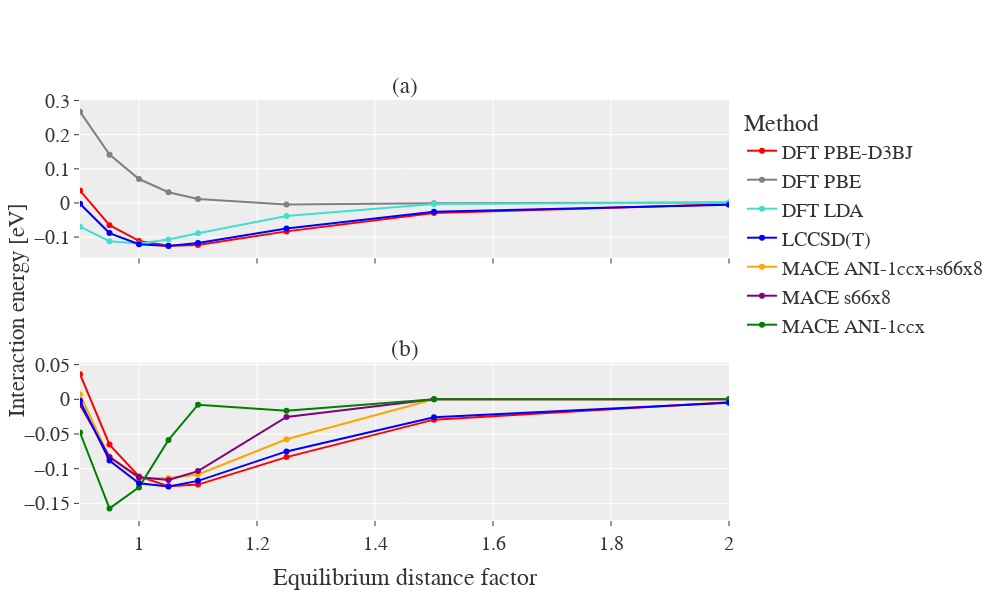

Notebook code cell kept with this figure:
### Code cell
fig_c.show()

### Figure 1 — Plotly figure (JSON) as saved in the notebook; plotly's stock layout.template omitted (floating-point values rounded to 4 significant figures)
{"data": [{"line": {"color": "red"}, "name": "DFT PBE-D3BJ", "type": "scatter", "x": [0.9, 0.95, 1, 1.05, 1.1, 1.25, 1.5, 2], "xaxis": "x", "y": [0.03631, -0.06532, -0.1112, -0.1253, -0.123, -0.08329, -0.02932, -0.004079], "yaxis": "y"}, {"line": {"color": "grey"}, "name": "DFT PBE", "type": "scatter", "x": [0.9, 0.95, 1, 1.05, 1.1, 1.25, 1.5, 2], "xaxis": "x", "y": [0.2676, 0.1416, 0.07013, 0.0315, 0.01137, -0.004551, -0.0007671, 0.00133], "yaxis": "y"}, {"line": {"color": "turquoise"}, "name": "DFT LDA", "type": "scatter", "x": [0.9, 0.95, 1, 1.05, 1.1, 1.25, 1.5, 2], "xaxis": "x", "y": [-0.06939, -0.112, -0.1185, -0.1068, -0.08894, -0.03828, -0.003212, 0.001605], "yaxis": "y"}, {"line": {"color": "blue"}, "name": "LCCSD(T)", "type": "scatter", "x": [0.9, 0.95, 1, 1.05, 1.1, 1.25, 1.5, 2], "xaxis": "x", "y": [-0.002227, -0.08825, -0.1209, -0.1258, -0.1176, -0.07511, -0.02598, -0.004885], "yaxis": "y"}, {"line": {"color": "red"}, "name": "DFT PBE-D3BJ", "showlegend": false, "type": "scatter", "x": [0.9, 0.95, 1, 1.05, 1.1, 1.25, 1.5, 2], "xaxis": "x2", "y": [0.03631, -0.06532, -0.1112, -0.1253, -0.123, -0.08329, -0.02932, -0.004079], "yaxis": "y2"}, {"line": {"color": "orange"}, "name": "MACE ANI-1ccx+s66x8", "type": "scatter", "x": [0.9, 0.95, 1, 1.05, 1.1, 1.25, 1.5, 2], "xaxis": "x2", "y": [0.006836, -0.08398, -0.1143, -0.1133, -0.1084, -0.05762, 0, 0], "yaxis": "y2"}, {"line": {"color": "purple"}, "name": "MACE s66x8", "type": "scatter", "x": [0.9, 0.95, 1, 1.05, 1.1, 1.25, 1.5, 2], "xaxis": "x2", "y": [-0.007812, -0.08301, -0.1123, -0.1162, -0.1035, -0.02539, 0, 0], "yaxis": "y2"}, {"line": {"color": "green"}, "name": "MACE ANI-1ccx", "type": "scatter", "x": [0.9, 0.95, 1, 1.05, 1.1, 1.25, 1.5, 2], "xaxis": "x2", "y": [-0.04785, -0.1572, -0.127, -0.05859, -0.007812, -0.0166, 0, 0], "yaxis": "y2"}, {"line": {"color": "blue"}, "name": "LCCSD(T)", "showlegend": false, "type": "scatter", "x": [0.9, 0.95, 1, 1.05, 1.1, 1.25, 1.5, 2], "xaxis": "x2", "y": [-0.002227, -0.08825, -0.1209, -0.1258, -0.1176, -0.07511, -0.02598, -0.004885], "yaxis": "y2"}], "layout": {"annotations": [{"font": {"family": "Serif", "size": 23}, "showarrow": false, "text": "(a)", "x": 0.5, "xanchor": "center", "xref": "paper", "y": 1, "yanchor": "bottom", "yref": "paper"}, {"font": {"family": "Serif", "size": 23}, "showarrow": false, "text": "(b)", "x": 0.5, "xanchor": "center", "xref": "paper", "y": 0.375, "yanchor": "bottom", "yref": "paper"}, {"font": {"family": "Serif", "size": 23}, "showarrow": false, "text": "Interaction energy [eV]", "textangle": -90, "x": 0, "xanchor": "right", "xref": "paper", "xshift": -50, "y": 0.5, "yanchor": "middle", "yref": "paper"}], "font": {"family": "Serif", "size": 20}, "grid": {"yaxes": ["y"]}, "height": 600, "legend": {"title": {"text": "Method"}}, "width": 1000, "xaxis": {"anchor": "y", "domain": [0, 1], "matches": "x2", "showticklabels": false}, "xaxis2": {"anchor": "y2", "domain": [0, 1], "range": [0.9, 2], "title": {"text": "Equilibrium distance factor"}}, "yaxis": {"anchor": "x", "domain": [0.625, 1]}, "yaxis2": {"anchor": "x2", "domain": [0, 0.375]}}}
